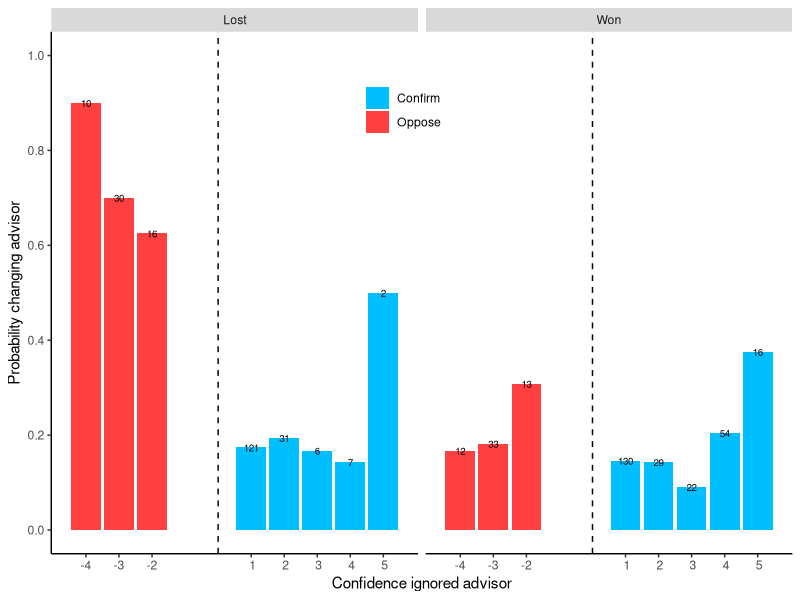
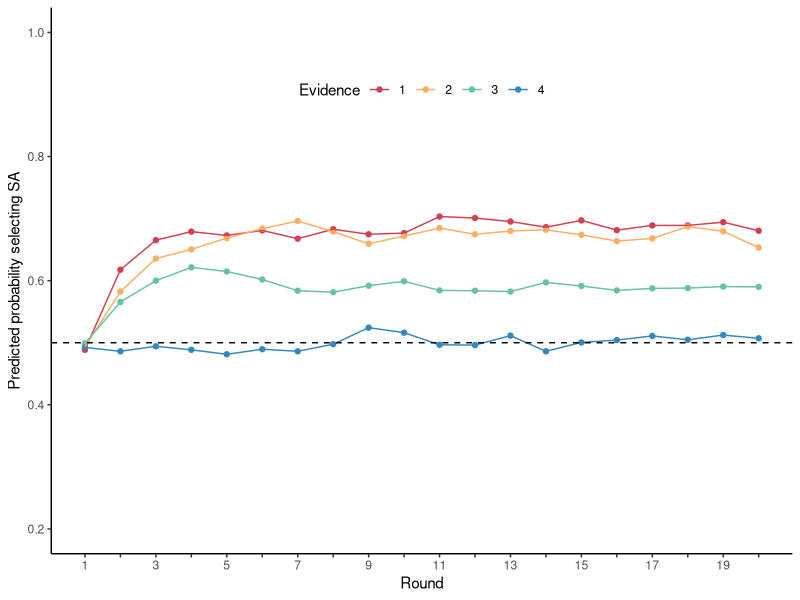
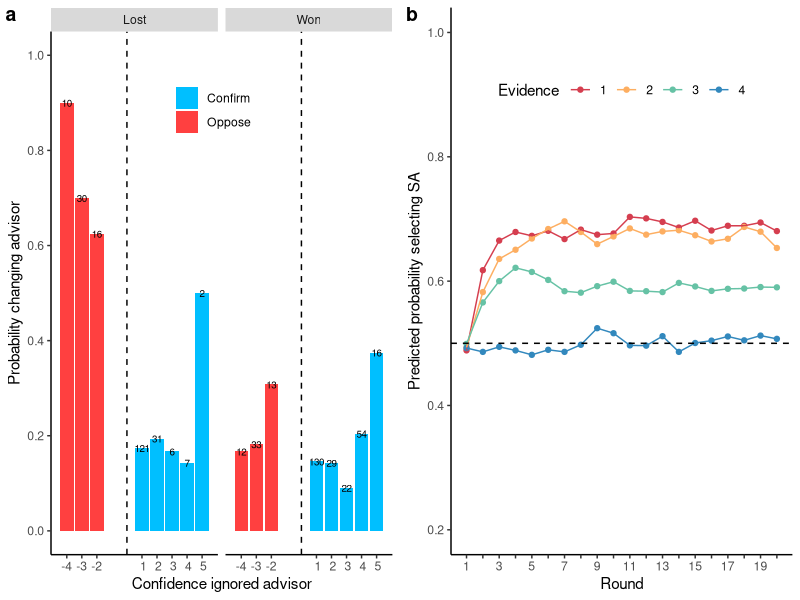

Recreate these plots in R, in order.
library(tidyverse)
library(ggplot2)
library(cowplot)

### FIGURE SWITCHING PROBABILITIES PILOT ###

# Read csv file
DF <- read.csv(file = "p_switch_ind.csv", header = TRUE)
summary(DF)

to_string <- as_labeller(c(`0` = "Lost", `1` = "Won"))
DF$Oppose <- ifelse(DF$Conf.unsel.adv > 0.5, "Confirm" , "Oppose")

Fig_Pilot <- DF %>% ggplot(aes(x = Conf.unsel.adv, y = Changed, label = Freq, fill = Oppose)) + 
              facet_grid(~ Reward, labeller = to_string) +
              geom_bar(stat="identity") + 
              scale_y_continuous(name = "Probability changing advisor", limits=c(0, 1), breaks = seq(0, 1, 0.2)) +
              scale_x_discrete(name = "Confidence ignored advisor", limits = c(-4, -3, -2, 1, 2, 3, 4, 5)) +
              geom_vline(xintercept = 0, linetype="dashed") +
              geom_text(size = 2.5, position = position_stack(vjust = 1.0))  +
              theme(panel.grid.major = element_blank(), panel.grid.minor = element_blank(),
                    panel.background = element_blank(), axis.line = element_line(colour = "black")) +
              scale_fill_manual("legend", values = c("Confirm" = "deepskyblue", "Oppose" = "brown1")) +
              theme(legend.position = c(0.475, 0.85),
                    legend.title = element_blank(),
                    #legend.text = element_text(color = "red", size = 1),
                    legend.direction = "vertical")
Fig_Pilot


### FIGURE PREDICTIONS SIMULATIONS ###

DF1 <-read.table("Runs evidence level.txt",header=F)
colnames(DF1) <- c("Dummy", "Reward", "Selected_Advisor", "Difficulty","Round")
summary(DF1)

DF1 <- DF1 %>%
  mutate(Difficulty = replace(Difficulty, Difficulty == 50, 1)) %>%
  mutate(Difficulty = replace(Difficulty, Difficulty == 60, 2)) %>%
  mutate(Difficulty = replace(Difficulty, Difficulty == 70, 3)) %>%
  mutate(Difficulty = replace(Difficulty, Difficulty == 80, 4))

# Determine how often both advisors were chosen per round
DF2 <- DF1 %>%
          group_by(Difficulty, Round) %>%
          count(Selected_Advisor)

DF2 <- spread(DF2, Selected_Advisor, n)

DF2$P_HA <- DF2$SA / (DF2$SA + DF2$HA)

DF2$Evidence <- as.factor(DF2$Difficulty)

# Function for axis ticks
every_nth <- function(x, nth, empty = TRUE, inverse = FALSE) 
{
  if (!inverse) {
    if(empty) {
      x[1:nth == 1] <- ""
      x
    } else {
      x[1:nth != 1]
    }
  } else {
    if(empty) {
      x[1:nth != 1] <- ""
      x
    } else {
      x[1:nth == 1]
    }
  }
}

Fig_Runs <- DF2 %>% ggplot(aes(x = Round, y = P_HA, fill = Evidence, colour = Evidence)) + 
  geom_point(aes(color = Evidence)) +
  geom_line(aes(color = Evidence)) +
  scale_color_manual(values=c("#D53E4F","#FDAE61", "#66C2A5", "#3288BD")) +
  scale_fill_manual(values=c("#D53E4F","#FDAE61", "#66C2A5", "#3288BD")) +
  scale_y_continuous(name = "Predicted probability selecting SA", limits=c(0.2, 1), breaks = seq(0, 1, 0.2)) +
  scale_x_continuous(name = "Round", breaks = seq(1,20,1), labels = every_nth(seq(1,20,1), 2, inverse = TRUE)) +
  geom_hline(yintercept=0.5, linetype = "dashed") +
  theme(legend.position=c(0.5,0.85), legend.direction = "horizontal") +
  theme(panel.grid.major = element_blank(), panel.grid.minor = element_blank(),
        panel.background = element_blank(), axis.line = element_line(colour = "black"))

Fig_Runs

# Combine figs
Fig <- plot_grid(Fig_Pilot, Fig_Runs, labels = c("a", "b"), nrow = 1, ncol = 2)
Fig

# SAVE PLOT
save_plot("Fig Predictions Evidence level.png", Fig, base_height = 4, base_width = 8)
